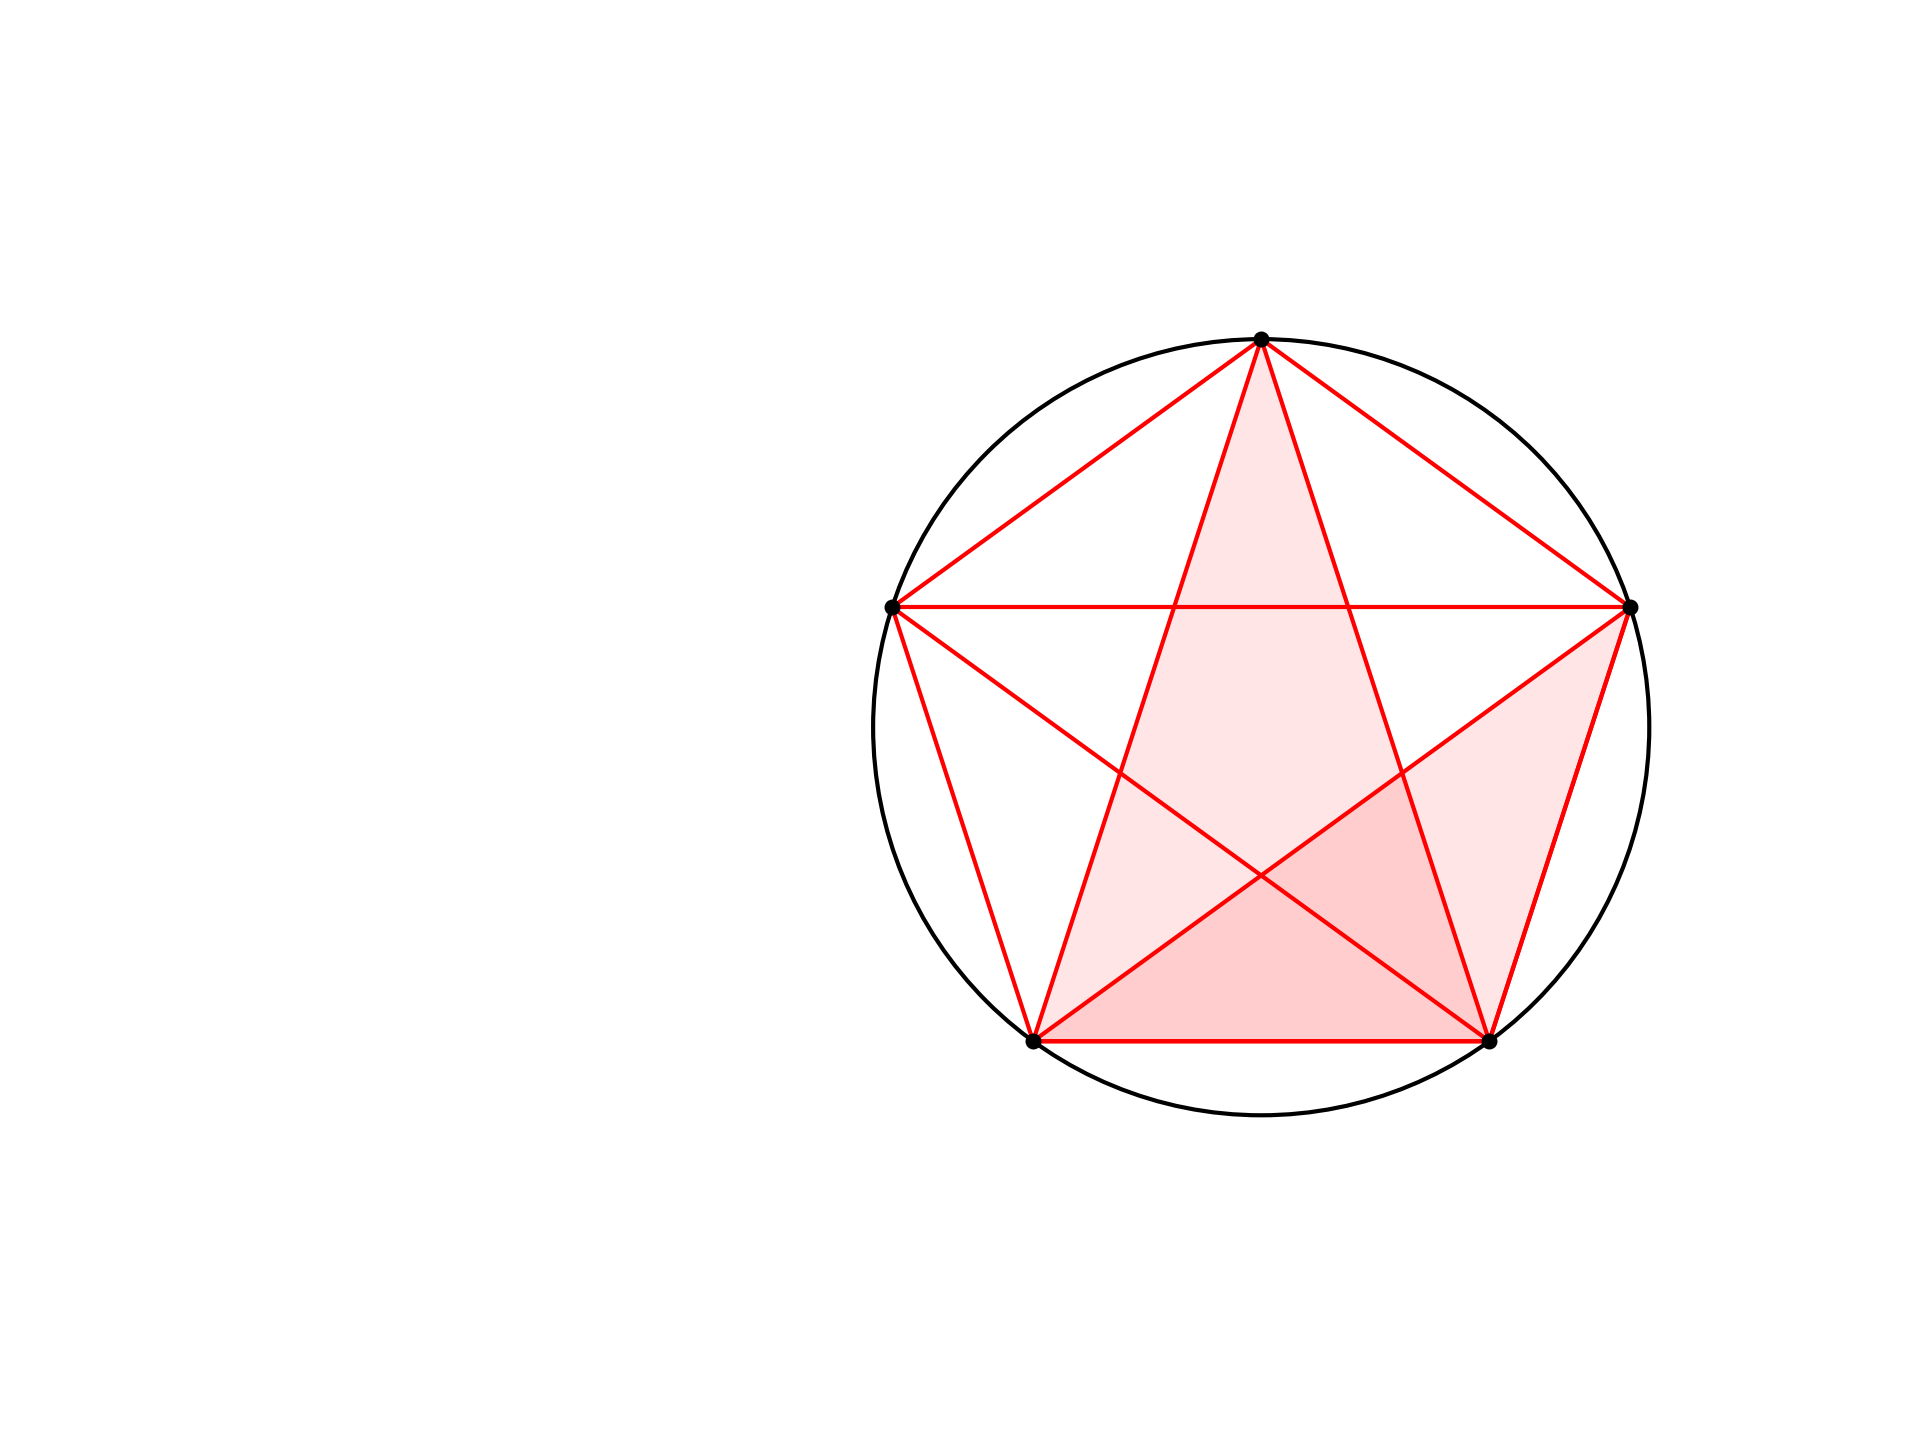

Generate this figure with Python:
import matplotlib.pyplot as plt
import numpy as np
import geometry as geo

fig, ax = geo.init()
ax.set(xlim=(-30,100), ylim=(0,100))


Q = geo.Point(60,50)
r = 35

pL = []
for i in range(1,6):
     theta = i*72 + 18
     P = geo.get_point_at_angle_on_circle(
         theta,[Q,r])
     pL.append(P)
A,B,C,D,E = pL

geo.draw_chained_line_segments(ax,pL,ec='r')

#geo.dlss(ax,[[Q,C],[Q,D]],ec='k')
geo.opg(ax,[A,C,D])
geo.fpg(ax,[A,C,D])

geo.opg(ax,[C,D,E])
geo.fpg(ax,[C,D,E])

geo.dlss(ax,[[B,E],[B,D]],ec='r')


#geo.opg(ax,[Q,C,D])
#geo.fpg(ax,[Q,C,D],alpha=0.3)

geo.scp(ax,[A,B,C,D,E,])


Q,r = geo.get_circumcircle([A,B,C])
circle = plt.Circle(
    (Q.x,Q.y),r,fc='none',ec='k')
ax.add_patch(circle)


geo.savefig(plt)
